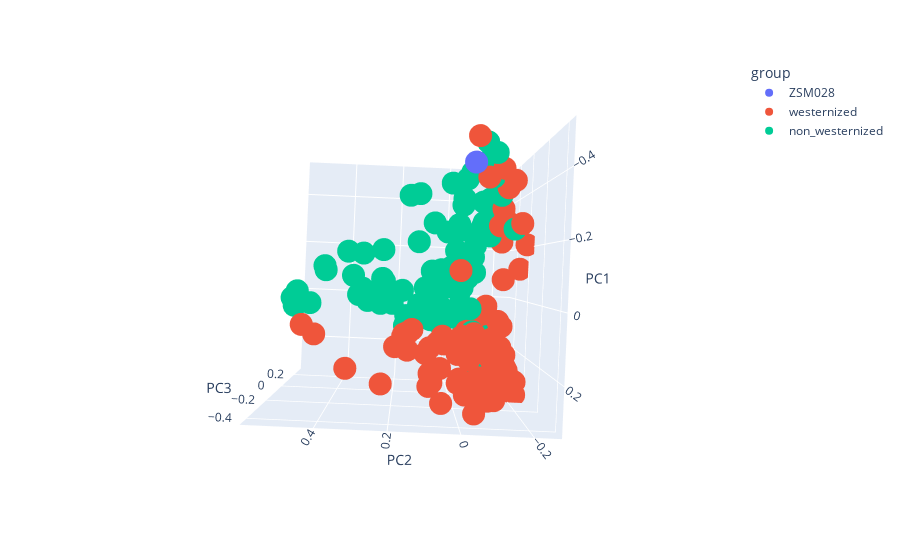

Write notebook code for a chart like this one.
### Markdown cell above
Then with a 3d plot

### Code cell
import plotly.express as px

fig = px.scatter_3d(pcoa_embed, x="PC1", y="PC2", z="PC3", color="group", hover_name="sample")
fig.show()
